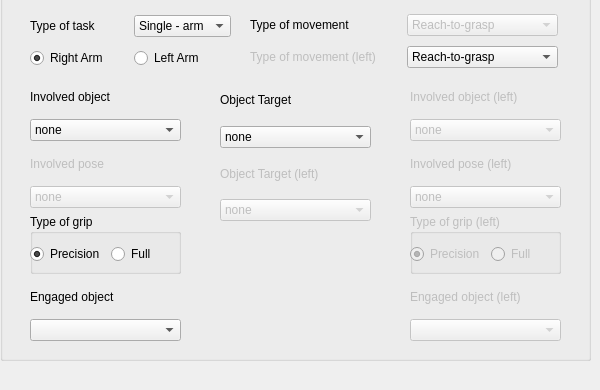
      <widget class="QWidget" name="tab">
       <attribute name="title">
        <string>Arm Specifications</string>
       </attribute>
       <widget class="QGroupBox" name="groupBox_specs">
        <property name="geometry">
         <rect>
          <x>0</x>
          <y>-20</y>
          <width>591</width>
          <height>381</height>
         </rect>
        </property>
        <property name="title">
         <string/>
        </property>
        <widget class="QWidget" name="layoutWidget_task">
         <property name="geometry">
          <rect>
           <x>30</x>
           <y>30</y>
           <width>201</width>
           <height>64</height>
          </rect>
         </property>
         <layout class="QVBoxLayout" name="verticalLayout">
          <item>
           <layout class="QHBoxLayout" name="horizontalLayout_task">
            <item>
             <widget class="QLabel" name="label_2">
              <property name="text">
               <string>Type of task</string>
              </property>
             </widget>
            </item>
            <item>
             <widget class="QComboBox" name="comboBox_Task">
              <item>
               <property name="text">
                <string>Single - arm</string>
               </property>
              </item>
              <item>
               <property name="text">
                <string>Dual - arm</string>
               </property>
              </item>
             </widget>
            </item>
           </layout>
          </item>
          <item>
           <layout class="QHBoxLayout" name="horizontalLayout_arms">
            <item>
             <widget class="QRadioButton" name="radioButton_right">
              <property name="text">
               <string>Right Arm</string>
              </property>
              <property name="checked">
               <bool>true</bool>
              </property>
             </widget>
            </item>
            <item>
             <widget class="QRadioButton" name="radioButton_left">
              <property name="text">
               <string>Left Arm</string>
              </property>
             </widget>
            </item>
           </layout>
          </item>
         </layout>
        </widget>
        <widget class="QWidget" name="layoutWidget">
         <property name="geometry">
          <rect>
           <x>250</x>
           <y>30</y>
           <width>308</width>
           <height>62</height>
          </rect>
         </property>
         <layout class="QVBoxLayout" name="verticalLayout_4">
          <item>
           <layout class="QHBoxLayout" name="horizontalLayout_18">
            <item>
             <widget class="QLabel" name="label_type">
              <property name="text">
               <string>Type of movement</string>
              </property>
             </widget>
            </item>
            <item>
             <widget class="QComboBox" name="comboBox_mov">
              <property name="enabled">
               <bool>false</bool>
              </property>
              <item>
               <property name="text">
                <string>Reach-to-grasp</string>
               </property>
              </item>
              <item>
               <property name="text">
                <string>Move</string>
               </property>
              </item>
              <item>
               <property name="text">
                <string>Transport</string>
               </property>
              </item>
              <item>
               <property name="text">
                <string>Engage</string>
               </property>
              </item>
              <item>
               <property name="text">
                <string>Disengage</string>
               </property>
              </item>
              <item>
               <property name="text">
                <string>Go-park</string>
               </property>
              </item>
              <item>
               <property name="text">
                <string>Drop</string>
               </property>
              </item>
             </widget>
            </item>
           </layout>
          </item>
          <item>
           <layout class="QHBoxLayout" name="horizontalLayout_20">
            <item>
             <widget class="QLabel" name="label_type_left">
              <property name="enabled">
               <bool>false</bool>
              </property>
              <property name="text">
               <string>Type of movement (left)</string>
              </property>
             </widget>
            </item>
            <item>
             <widget class="QComboBox" name="comboBox_mov_left">
              <item>
               <property name="text">
                <string>Reach-to-grasp</string>
               </property>
              </item>
              <item>
               <property name="text">
                <string>Move</string>
               </property>
              </item>
              <item>
               <property name="text">
                <string>Transport</string>
               </property>
              </item>
              <item>
               <property name="text">
                <string>Engage</string>
               </property>
              </item>
              <item>
               <property name="text">
                <string>Disengage</string>
               </property>
              </item>
              <item>
               <property name="text">
                <string>Go-park</string>
               </property>
              </item>
              <item>
               <property name="text">
                <string>Drop</string>
               </property>
              </item>
             </widget>
            </item>
           </layout>
          </item>
         </layout>
        </widget>
        <widget class="QWidget" name="layoutWidget_2">
         <property name="geometry">
          <rect>
           <x>410</x>
           <y>100</y>
           <width>151</width>
           <height>261</height>
          </rect>
         </property>
         <layout class="QVBoxLayout" name="verticalLayout_11">
          <item>
           <layout class="QVBoxLayout" name="verticalLayout_obj_2">
            <item>
             <widget class="QLabel" name="label_objects_left">
              <property name="enabled">
               <bool>false</bool>
              </property>
              <property name="text">
               <string>Involved object (left)</string>
              </property>
             </widget>
            </item>
            <item>
             <widget class="QComboBox" name="comboBox_objects_left">
              <property name="enabled">
               <bool>false</bool>
              </property>
              <item>
               <property name="text">
                <string>none</string>
               </property>
              </item>
             </widget>
            </item>
           </layout>
          </item>
          <item>
           <layout class="QVBoxLayout" name="verticalLayout_12">
            <item>
             <widget class="QLabel" name="label_poses_left">
              <property name="enabled">
               <bool>false</bool>
              </property>
              <property name="text">
               <string>Involved pose (left)</string>
              </property>
             </widget>
            </item>
            <item>
             <widget class="QComboBox" name="comboBox_poses_left">
              <property name="enabled">
               <bool>false</bool>
              </property>
              <item>
               <property name="text">
                <string>none</string>
               </property>
              </item>
             </widget>
            </item>
           </layout>
          </item>
          <item>
           <widget class="QGroupBox" name="groupBox_grip_left">
            <property name="enabled">
             <bool>false</bool>
            </property>
            <property name="title">
             <string>Type of grip (left)</string>
            </property>
            <widget class="QWidget" name="layoutWidget_grip_2">
             <property name="geometry">
              <rect>
               <x>0</x>
               <y>20</y>
               <width>147</width>
               <height>41</height>
              </rect>
             </property>
             <layout class="QVBoxLayout" name="verticalLayout_grip_2">
              <item>
               <layout class="QHBoxLayout" name="horizontalLayout_15">
                <item>
                 <widget class="QRadioButton" name="radioButton_prec_left">
                  <property name="enabled">
                   <bool>false</bool>
                  </property>
                  <property name="text">
                   <string>Precision</string>
                  </property>
                  <property name="checked">
                   <bool>true</bool>
                  </property>
                 </widget>
                </item>
                <item>
                 <widget class="QRadioButton" name="radioButton_full_left">
                  <property name="enabled">
                   <bool>false</bool>
                  </property>
                  <property name="text">
                   <string>Full</string>
                  </property>
                 </widget>
                </item>
               </layout>
              </item>
             </layout>
            </widget>
           </widget>
          </item>
          <item>
           <layout class="QVBoxLayout" name="verticalLayout_eng_obj_2">
            <item>
             <widget class="QLabel" name="label_objects_eng_left">
              <property name="enabled">
               <bool>false</bool>
              </property>
              <property name="text">
               <string>Engaged object (left)</string>
              </property>
             </widget>
            </item>
            <item>
             <widget class="QComboBox" name="comboBox_objects_eng_left">
              <property name="enabled">
               <bool>false</bool>
              </property>
             </widget>
            </item>
           </layout>
          </item>
         </layout>
        </widget>
        <widget class="QWidget" name="layoutWidget">
         <property name="geometry">
          <rect>
           <x>30</x>
           <y>100</y>
           <width>151</width>
           <height>261</height>
          </rect>
         </property>
         <layout class="QVBoxLayout" name="verticalLayout_9">
          <item>
           <layout class="QVBoxLayout" name="verticalLayout_obj">
            <item>
             <widget class="QLabel" name="label_objects">
              <property name="text">
               <string>Involved object</string>
              </property>
             </widget>
            </item>
            <item>
             <widget class="QComboBox" name="comboBox_objects">
              <item>
               <property name="text">
                <string>none</string>
               </property>
              </item>
             </widget>
            </item>
           </layout>
          </item>
          <item>
           <layout class="QVBoxLayout" name="verticalLayout_5">
            <item>
             <widget class="QLabel" name="label_poses">
              <property name="enabled">
               <bool>false</bool>
              </property>
              <property name="text">
               <string>Involved pose</string>
              </property>
             </widget>
            </item>
            <item>
             <widget class="QComboBox" name="comboBox_poses">
              <property name="enabled">
               <bool>false</bool>
              </property>
              <item>
               <property name="text">
                <string>none</string>
               </property>
              </item>
             </widget>
            </item>
           </layout>
          </item>
          <item>
           <widget class="QGroupBox" name="groupBox_grip">
            <property name="title">
             <string>Type of grip</string>
            </property>
            <widget class="QWidget" name="layoutWidget_grip">
             <property name="geometry">
              <rect>
               <x>0</x>
               <y>20</y>
               <width>147</width>
               <height>41</height>
              </rect>
             </property>
             <layout class="QVBoxLayout" name="verticalLayout_grip">
              <item>
               <layout class="QHBoxLayout" name="horizontalLayout_6">
                <item>
                 <widget class="QRadioButton" name="radioButton_prec">
                  <property name="text">
                   <string>Precision</string>
                  </property>
                  <property name="checked">
                   <bool>true</bool>
                  </property>
                 </widget>
                </item>
                <item>
                 <widget class="QRadioButton" name="radioButton_full">
                  <property name="text">
                   <string>Full</string>
                  </property>
                 </widget>
                </item>
               </layout>
              </item>
             </layout>
            </widget>
           </widget>
          </item>
          <item>
           <layout class="QVBoxLayout" name="verticalLayout_eng_obj">
            <item>
             <widget class="QLabel" name="label_objects_eng">
              <property name="text">
               <string>Engaged object</string>
              </property>
             </widget>
            </item>
            <item>
             <widget class="QComboBox" name="comboBox_objects_eng"/>
            </item>
           </layout>
          </item>
         </layout>
        </widget>
        <widget class="QWidget" name="layoutWidget_54">
         <property name="geometry">
          <rect>
           <x>220</x>
           <y>100</y>
           <width>151</width>
           <height>141</height>
          </rect>
         </property>
         <layout class="QVBoxLayout" name="verticalLayout_57">
          <item>
           <layout class="QVBoxLayout" name="verticalLayout_obj_3">
            <item>
             <widget class="QLabel" name="label_target_objects">
              <property name="text">
               <string>Object Target</string>
              </property>
             </widget>
            </item>
            <item>
             <widget class="QComboBox" name="comboBox_target_objects">
              <item>
               <property name="text">
                <string>none</string>
               </property>
              </item>
             </widget>
            </item>
           </layout>
          </item>
          <item>
           <layout class="QVBoxLayout" name="verticalLayout_59">
            <item>
             <widget class="QLabel" name="label_target_objects_left">
              <property name="enabled">
               <bool>false</bool>
              </property>
              <property name="text">
               <string>Object Target (left)</string>
              </property>
             </widget>
            </item>
            <item>
             <widget class="QComboBox" name="comboBox_target_objects_left">
              <property name="enabled">
               <bool>false</bool>
              </property>
              <item>
               <property name="text">
                <string>none</string>
               </property>
              </item>
             </widget>
            </item>
           </layout>
          </item>
         </layout>
        </widget>
       </widget>
      </widget>
